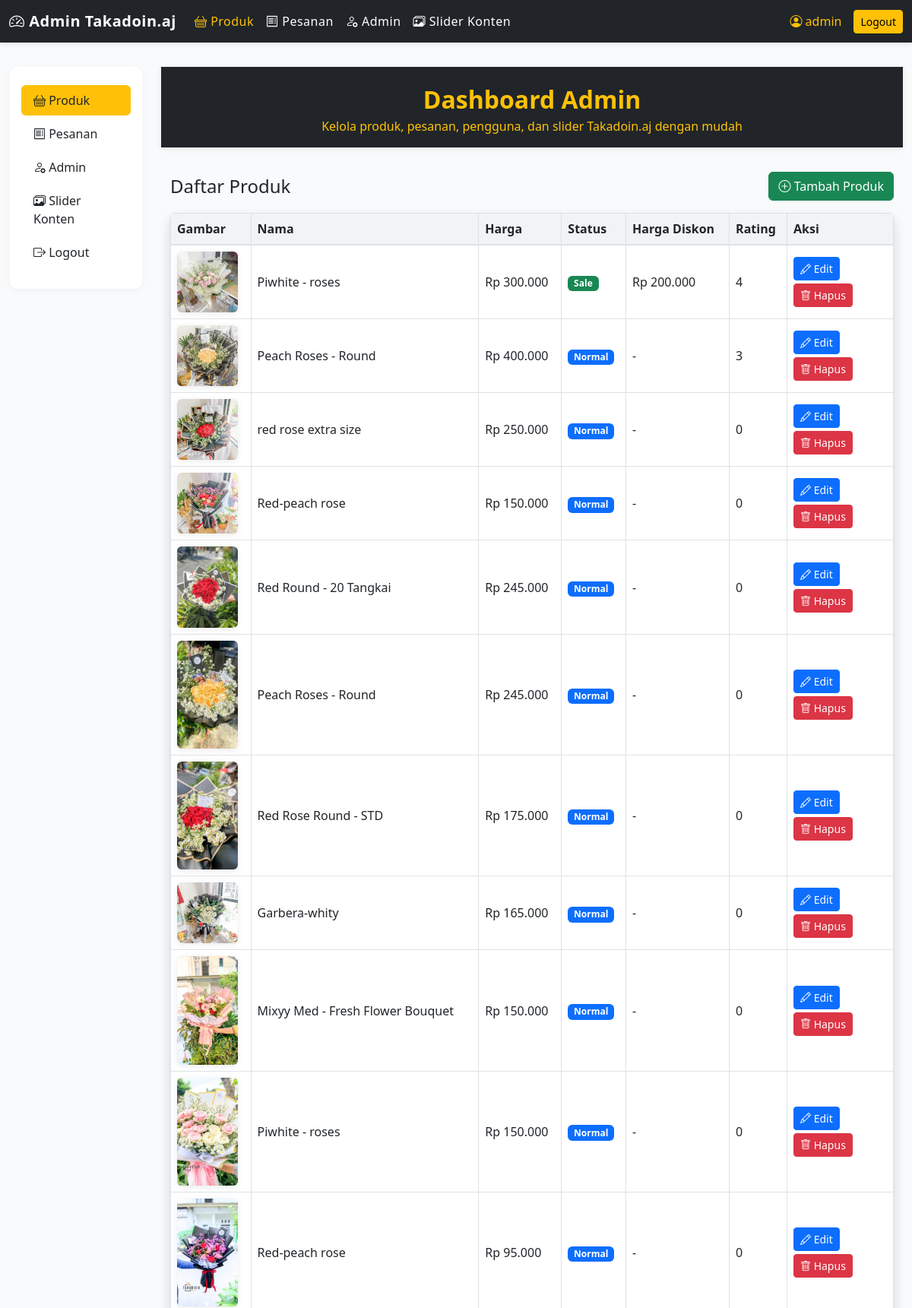
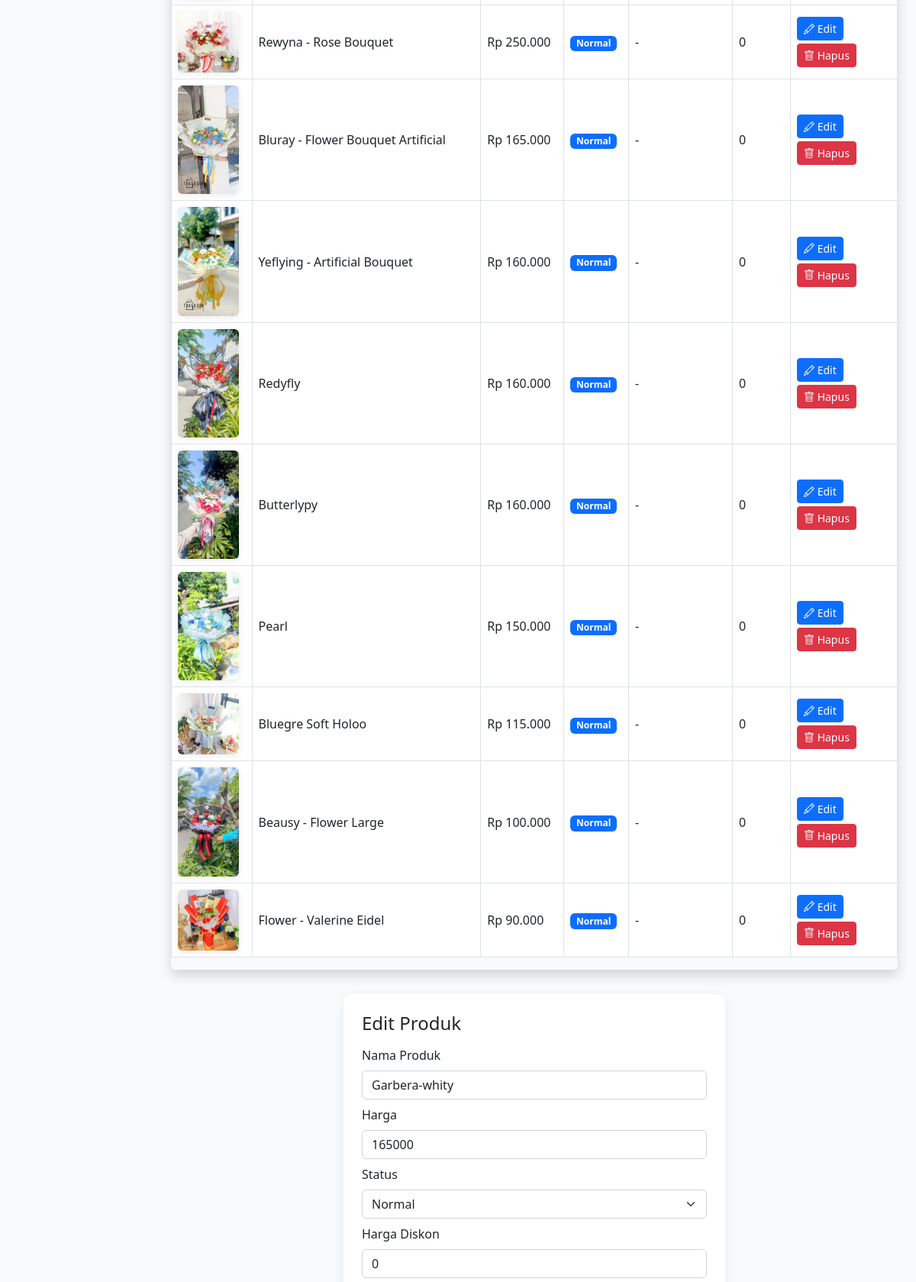
The page /admin/admin.php?edit=18 (signed in, upper part) on the database its author committed (2 pictures, top to bottom).
### tables this page shows
CREATE TABLE `produk` (
  `id` int(11) NOT NULL,
  `nama` varchar(100) NOT NULL,
  `harga` int(11) NOT NULL,
  `gambar` varchar(100) DEFAULT NULL,
  `status` varchar(20) DEFAULT NULL,
  `harga_diskon` int(11) DEFAULT NULL,
  `rating` int(11) DEFAULT NULL
);

### admin/admin.php (the view, shortened to what this page needs)
<?php
include('../koneksi.php');
$produk = mysqli_query($conn, "SELECT * FROM produk");
$edit_id = isset($_GET['edit']) ? $_GET['edit'] : null;
$produk_edit = null;
if ($edit_id) {
    $produk_edit = mysqli_fetch_assoc(mysqli_query($conn, "SELECT * FROM produk WHERE id=$edit_id"));
}
?>
<!DOCTYPE html>
<html lang="id">
<head>
    <link href="https://cdn.jsdelivr.net/npm/bootstrap@5.2.3/dist/css/bootstrap.min.css" rel="stylesheet">
    <link href="https://cdn.jsdelivr.net/npm/bootstrap-icons@1.10.0/font/bootstrap-icons.css" rel="stylesheet">
</head>
<body>
    <nav class="navbar navbar-expand-lg admin-navbar">
        <div class="container-fluid">
            <a class="navbar-brand fw-bold" href="#"><i class="bi bi-speedometer2"></i> Admin Takadoin.aj</a>
            <div class="collapse navbar-collapse" id="adminNavbar">
                <ul class="navbar-nav me-auto mb-2 mb-lg-0">
                    <li class="nav-item">
                        <a class="nav-link active" aria-current="page" href="admin.php"><i class="bi bi-basket"></i> Produk</a>
                    </li>
                    <li class="nav-item">
                        <a class="nav-link" href="adminpesanan.php"><i class="bi bi-receipt"></i> Pesanan</a>
                    </li>
                    <li class="nav-item">
                        <a class="nav-link " href="tambahadmin.php"><i class="bi bi-person-gear"></i> Admin</a>
                    </li>
                    <li class="nav-item">
                        <a class="nav-link" href="admin_slider.php"><i class="bi bi-images"></i> Slider Konten</a>
                    </li>
                </ul>
                <span class="navbar-text me-3 text-warning">
                    <i class="bi bi-person-circle"></i> <?= htmlspecialchars($_SESSION['admin']) ?>
                </span>
                <a href="login.php" class="btn btn-warning btn-sm">Logout</a>
            </div>
        </div>
    </nav>
    <div class="container-fluid">
      <div class="row">
        <div class="col-lg-2 d-none d-lg-block">
          <div class="sidebar">
            <nav class="nav flex-column">
              <a class="nav-link<?= basename($_SERVER['PHP_SELF']) == 'admin.php' ? ' active' : '' ?>" href="admin.php"><i class="bi bi-basket"></i> Produk</a>
              <a class="nav-link<?= basename($_SERVER['PHP_SELF']) == 'adminpesanan.php' ? ' active' : '' ?>" href="adminpesanan.php"><i class="bi bi-receipt"></i> Pesanan</a>
                <a class="nav-link<?= basename($_SERVER['PHP_SELF']) == 'tambahadmin.php' ? ' active' : '' ?>" href="tambahadmin.php"><i class="bi bi-person-gear"></i> Admin</a>
              <a class="nav-link<?= basename($_SERVER['PHP_SELF']) == 'admin_slider.php' ? ' active' : '' ?>" href="admin_slider.php"><i class="bi bi-images"></i> Slider Konten</a>
              <li class="nav-item"><a class="nav-link" href="login.php"><i class="bi bi-box-arrow-right"></i> Logout</a></li>
            </nav>
          </div>
        </div>
        <div class="col-lg-10">
          <div class="admin-header text-center">
              <h2 class="fw-bold mb-1">Dashboard Admin</h2>
              <p class="mb-0">Kelola produk, pesanan, pengguna, dan slider Takadoin.aj dengan mudah</p>
          </div>
          <div class="container">
              <div class="d-flex justify-content-between align-items-center mb-3">
                  <h4 class="mb-0">Daftar Produk</h4>
                  <a href="add_product.php" class="btn btn-success"><i class="bi bi-plus-circle"></i> Tambah Produk</a>
              </div>
              <div class="table-responsive rounded shadow">
                  <table class="table table-bordered align-middle">
                      <thead>
                          <tr>
                              <th>Gambar</th>
                              <th>Nama</th>
                              <th>Harga</th>
                              <th>Status</th>
                              <th>Harga Diskon</th>
                              <th>Rating</th>
                              <th style="width:140px;">Aksi</th>
                          </tr>
                      </thead>
                      <tbody>
                      <?php while ($p = mysqli_fetch_assoc($produk)) { ?>
                          <tr>
                              <td><img src="../img/<?= htmlspecialchars($p['gambar']) ?>" width="80" class="rounded"></td>
                              <td><?= htmlspecialchars($p['nama']) ?></td>
                              <td>Rp <?= number_format($p['harga'],0,',','.') ?></td>
                              <td>
                                  <?php if($p['status'] == 'normal'): ?>
                                      <span class="badge bg-primary">Normal</span>
                                  <?php else: ?>
                                      <span class="badge bg-success">Sale</span>
                                  <?php endif; ?>
                              </td>
                              <td><?= $p['harga_diskon'] ? 'Rp '.number_format($p['harga_diskon'],0,',','.') : '-' ?></td>
                              <td><?= $p['rating'] ?></td>
                              <td>
                                  <a href="admin.php?edit=<?= $p['id'] ?>" class="btn btn-sm btn-primary mb-1"><i class="bi bi-pencil"></i> Edit</a>
                                  <form method="POST" style="display:inline;" onsubmit="return confirm('Yakin ingin menghapus produk ini?')">
                                      <button type="submit" name="hapus" class="btn btn-sm btn-danger"><i class="bi bi-trash"></i> Hapus</button>
                                  </form>
                              </td>
                          </tr>
                      <?php } ?>
                      </tbody>
                  </table>
              </div>
              <?php if ($produk_edit): ?>
              <div class="edit-form mx-auto">
                  <h4 class="mb-3">Edit Produk</h4>
                  <form method="POST" enctype="multipart/form-data">
                      <div class="mb-2">
                          <label class="form-label">Nama Produk</label>
                          <input name="nama" value="<?= htmlspecialchars($produk_edit['nama']) ?>" class="form-control" required>
                      </div>
                      <div class="mb-2">
                          <label class="form-label">Harga</label>
                          <input name="harga" value="<?= htmlspecialchars($produk_edit['harga']) ?>" class="form-control" required>
                      </div>
                      <div class="mb-2">
                          <label class="form-label">Status</label>
                          <select name="status" class="form-select">
                              <option value="normal" <?= $produk_edit['status'] == 'normal' ? 'selected' : '' ?>>Normal</option>
                          </select>
                      </div>
                      <div class="mb-2">
                          <label class="form-label">Harga Diskon</label>
                          <input name="harga_diskon" value="<?= htmlspecialchars($produk_edit['harga_diskon']) ?>" class="form-control">
                      </div>
                  </form>
              </div>
              <?php endif; ?>
          </div>
        </div>
      </div>
    </div>
</body>
</html>

### admin/admin.php (style rules this page uses)
body { background: #f8fafc; min-height: 100vh; }
.admin-navbar { background: #212529; color: #fff; margin-bottom: 32px; box-shadow: 0 2px 8px rgba(0,0,0,0.08); }
.admin-navbar .navbar-brand, .admin-navbar .nav-link { color: #fff !important; font-weight: 500; letter-spacing: 0.5px; }
.admin-navbar .nav-link.active, .admin-navbar .nav-link:focus { color: #ffc107 !important; }
.sidebar { background: #fff; border-radius: 12px; box-shadow: 0 2px 8px rgba(0,0,0,0.04); padding: 1.5rem 1rem; margin-bottom: 2rem; }
.sidebar .nav-link { color: #212529; border-radius: 6px; margin-bottom: 4px; transition: background .15s; }
.sidebar .nav-link.active, .sidebar .nav-link:hover { background: #ffc107; color: #212529 !important; }
.admin-header { background: #212529; color: #ffc107; padding: 24px 0 16px 0; margin-bottom: 32px; box-shadow: 0 2px 8px rgba(0,0,0,0.08); }
.table thead th { background: #f1f3f5; color: #212529; font-weight: 600; border-bottom: 2px solid #dee2e6; }
.table tbody tr { background: #fff; }
.edit-form { background: #fff; border-radius: 12px; box-shadow: 0 4px 16px rgba(0,0,0,0.07); padding: 24px; margin-top: 32px; max-width: 500px; }
.table img { border-radius: 8px; box-shadow: 0 2px 8px rgba(0,0,0,0.08); }

### rows shown on the page
produk: gambar (picture), nama "Piwhite - roses", harga "300.000", status "Sale", harga_diskon "200.000", rating "4"
produk: gambar (picture), nama "Peach Roses - Round", harga "400.000", status "Normal", rating "3"
produk: gambar (picture), nama "red rose extra size", harga "250.000", status "Normal", rating "0"
produk: gambar (picture), nama "Red-peach rose", harga "150.000", status "Normal", rating "0"
produk: gambar (picture), nama "Red Round - 20 Tangkai", harga "245.000", status "Normal", rating "0"
produk: gambar (picture), nama "Peach Roses - Round", harga "245.000", status "Normal", rating "0"
produk: gambar (picture), nama "Red Rose Round - STD", harga "175.000", status "Normal", rating "0"
produk: gambar (picture), nama "Garbera-whity", harga "165.000", shows "Normal", rating "0", harga "165000", status "Normal", harga_diskon "0"
produk: gambar (picture), nama "Mixyy Med - Fresh Flower Bouquet", harga "150.000", status "Normal", rating "0"
produk: gambar (picture), nama "Piwhite - roses", harga "150.000", status "Normal", rating "0"
produk: gambar (picture), nama "Red-peach rose", harga "95.000", status "Normal", rating "0"
produk: gambar (picture), nama "Rewyna - Rose Bouquet", harga "250.000", status "Normal", rating "0"
produk: gambar (picture), nama "Bluray - Flower Bouquet Artificial", harga "165.000", status "Normal", rating "0"
produk: gambar (picture), nama "Yeflying - Artificial Bouquet", harga "160.000", status "Normal", rating "0"
produk: gambar (picture), nama "Redyfly", harga "160.000", status "Normal", rating "0"
produk: gambar (picture), nama "Butterlypy", harga "160.000", status "Normal", rating "0"
produk: gambar (picture), nama "Pearl", harga "150.000", status "Normal", rating "0"
produk: gambar (picture), nama "Bluegre Soft Holoo", harga "115.000", status "Normal", rating "0"
produk: gambar (picture), nama "Beausy - Flower Large", harga "100.000", status "Normal", rating "0"
produk: gambar (picture), nama "Flower - Valerine Eidel", harga "90.000", status "Normal", rating "0"

### other values the page prints
$_SESSION['admin'] "admin"
